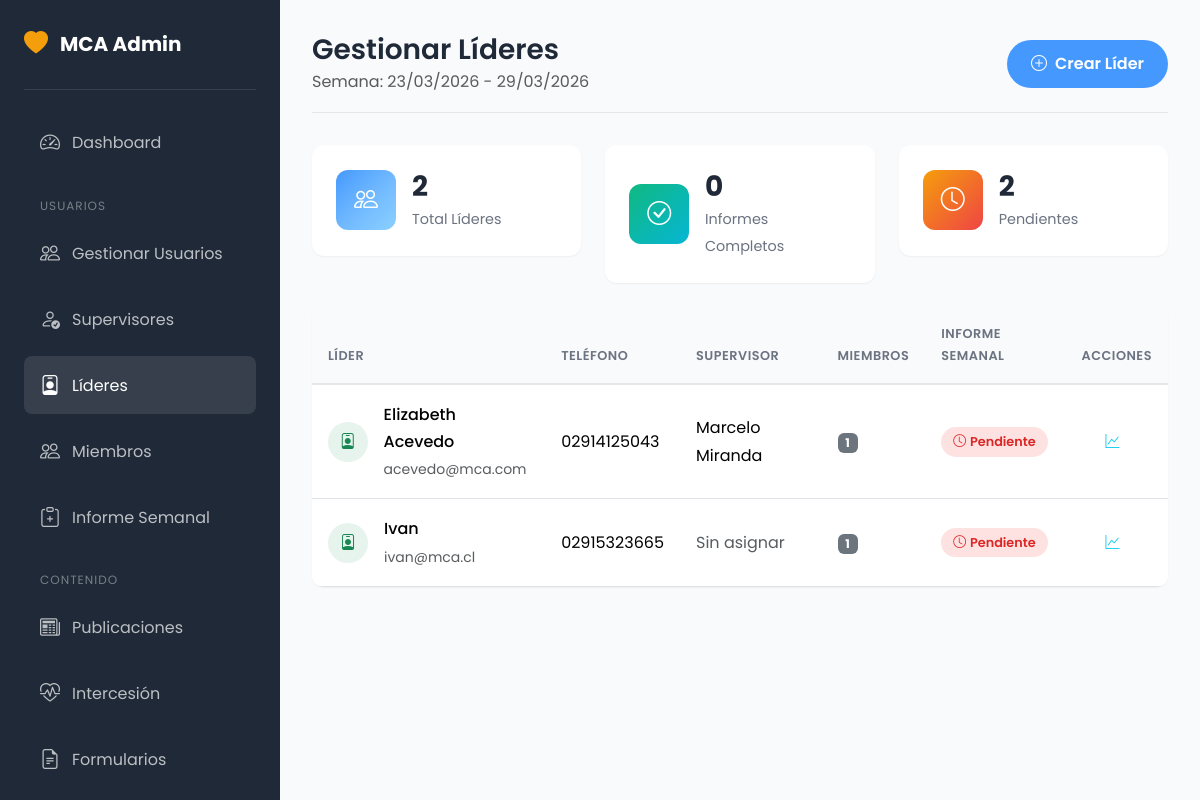
Screenshot of /admin/lideres.php (signed in) with the database file from the repository.
### tables this page shows
CREATE TABLE `users` (
  `id` int(11) NOT NULL,
  `username` varchar(50) NOT NULL,
  `email` varchar(100) NOT NULL,
  `password` varchar(255) NOT NULL,
  `full_name` varchar(100) NOT NULL,
  `phone` varchar(20) DEFAULT NULL,
  `role` enum('admin','supervisor','lider','admin_jovenes','admin_mujeres','admin_varones','admin_juveniles','admin_evangelismo','admin_intercesion','user') NOT NULL DEFAULT 'user',
  `is_active` tinyint(1) NOT NULL DEFAULT 1,
  `created_at` timestamp NOT NULL DEFAULT current_timestamp(),
  `updated_at` timestamp NOT NULL DEFAULT current_timestamp() ON UPDATE current_timestamp()
);

### includes/functions.php (called while the page is built, shortened)
<?php
function sanitize($input) {
    return htmlspecialchars(trim($input), ENT_QUOTES, 'UTF-8');
}
function formatDate($date, $format = 'd/m/Y') {
    return date($format, strtotime($date));
}
function getWeekRange($date = null) {
    if (!$date) $date = date('Y-m-d');
    $timestamp = strtotime($date);
    $dayOfWeek = date('w', $timestamp);
    $monday = date('Y-m-d', strtotime("-$dayOfWeek days +1 day", $timestamp));
    $sunday = date('Y-m-d', strtotime("+6 days", strtotime($monday)));
    return ['inicio' => $monday, 'fin' => $sunday];
}
function getLeaderMembers($liderId) {
    try {
        $pdo = getConnection();
        $stmt = $pdo->prepare("SELECT * FROM miembros WHERE lider_id = ? AND is_active = 1 ORDER BY nombre");
        $stmt->execute([$liderId]);
        return $stmt->fetchAll();
    } catch (Exception $e) {
        return [];
    }
}
function getAllLeaders() {
    try {
        $pdo = getConnection();
        $stmt = $pdo->query("SELECT * FROM users WHERE role = 'lider' AND is_active = 1 ORDER BY full_name");
        return $stmt->fetchAll();
    } catch (Exception $e) {
        return [];
    }
}

### admin/lideres.php (the view, shortened to what this page needs)
<?php
require_once __DIR__ . '/../includes/functions.php';
$pdo = getConnection();
$lideres = getAllLeaders();
$weekRange = getWeekRange();
$lideresData = [];
foreach ($lideres as $lider) {
    $stmt = $pdo->prepare("SELECT * FROM informes_semanales WHERE lider_id = ? AND semana_inicio = ?");
    $stmt->execute([$lider['id'], $weekRange['inicio']]);
    $informe = $stmt->fetch();
    $miembros = getLeaderMembers($lider['id']);
    $stmt = $pdo->prepare("SELECT u.full_name FROM supervisor_lideres sl JOIN users u ON sl.supervisor_id = u.id WHERE sl.lider_id = ?");
    $stmt->execute([$lider['id']]);
    $supervisor = $stmt->fetchColumn();
    $lideresData[] = [
        'lider' => $lider,
        'miembros_count' => count($miembros),
        'supervisor' => $supervisor,
        'informe' => $informe,
        'informe_estado' => $informe ? $informe['estado'] : 'pendiente'
    ];
}
$pageTitle = 'Gestionar Líderes';
?>
<!DOCTYPE html>
<html lang="es">
<head>
    <link href="https://cdn.jsdelivr.net/npm/bootstrap@5.3.2/dist/css/bootstrap.min.css" rel="stylesheet">
    <link href="https://cdn.jsdelivr.net/npm/bootstrap-icons@1.11.1/font/bootstrap-icons.css" rel="stylesheet">
    <link href="<?= BASE_URL ?>/public/css/style.css" rel="stylesheet">
</head>
<body>
    <?php include __DIR__ . '/sidebar.php'; ?>
    <div class="admin-content">
        <div class="admin-header">
            <div>
                <h1><?= $pageTitle ?></h1>
                <p class="text-muted mb-0">Semana: <?= formatDate($weekRange['inicio']) ?> - <?= formatDate($weekRange['fin']) ?></p>
            </div>
            <a href="<?= BASE_URL ?>/admin/usuarios.php" class="btn btn-primary">
                <i class="bi bi-plus-circle me-2"></i>Crear Líder
            </a>
        </div>
        <div class="row g-4 mb-4">
            <div class="col-lg-4 col-md-6">
                <div class="stat-card">
                    <div class="icon primary">
                        <i class="bi bi-people"></i>
                    </div>
                    <div class="info">
                        <h3><?= count($lideres) ?></h3>
                        <span>Total Líderes</span>
                    </div>
                </div>
            </div>
            <div class="col-lg-4 col-md-6">
                <div class="stat-card">
                    <div class="icon success">
                        <i class="bi bi-check-circle"></i>
                    </div>
                    <div class="info">
                        <h3><?= count(array_filter($lideresData, fn($l) => $l['informe_estado'] === 'completado')) ?></h3>
                        <span>Informes Completos</span>
                    </div>
                </div>
            </div>
            <div class="col-lg-4 col-md-6">
                <div class="stat-card">
                    <div class="icon warning">
                        <i class="bi bi-clock"></i>
                    </div>
                    <div class="info">
                        <h3><?= count(array_filter($lideresData, fn($l) => $l['informe_estado'] !== 'completado')) ?></h3>
                        <span>Pendientes</span>
                    </div>
                </div>
            </div>
        </div>
        <div class="data-table">
            <table class="table">
                <thead>
                    <tr>
                        <th>Líder</th>
                        <th>Teléfono</th>
                        <th>Supervisor</th>
                        <th>Miembros</th>
                        <th>Informe Semanal</th>
                        <th>Acciones</th>
                    </tr>
                </thead>
                <tbody>
                    <?php foreach ($lideresData as $data): ?>
                    <tr>
                        <td>
                            <div class="d-flex align-items-center">
                                <div class="rounded-circle bg-success bg-opacity-10 d-flex align-items-center justify-content-center me-3" style="width: 40px; height: 40px;">
                                    <i class="bi bi-person-badge text-success"></i>
                                </div>
                                <div>
                                    <p class="mb-0 fw-medium"><?= sanitize($data['lider']['full_name']) ?></p>
                                    <small class="text-muted"><?= sanitize($data['lider']['email']) ?></small>
                                </div>
                            </div>
                        </td>
                        <td><?= sanitize($data['lider']['phone']) ?: '-' ?></td>
                        <td><?= $data['supervisor'] ? sanitize($data['supervisor']) : '<span class="text-muted">Sin asignar</span>' ?></td>
                        <td><span class="badge bg-secondary"><?= $data['miembros_count'] ?></span></td>
                        <td>
                            <?php if ($data['informe_estado'] === 'completado'): ?>
                            <span class="status-badge active"><i class="bi bi-check-circle me-1"></i>Completado</span>
                            <?php elseif ($data['informe_estado'] === 'borrador'): ?>
                            <span class="status-badge" style="background: #fef3c7; color: #92400e;"><i class="bi bi-pencil me-1"></i>Borrador</span>
                            <?php else: ?>
                            <span class="status-badge inactive"><i class="bi bi-clock me-1"></i>Pendiente</span>
                            <?php endif; ?>
                        </td>
                        <td>
                            <a href="<?= BASE_URL ?>/admin/lider-stats.php?id=<?= $data['lider']['id'] ?>" class="btn btn-sm btn-outline-info">
                                <i class="bi bi-graph-up"></i>
                            </a>
                        </td>
                    </tr>
                    <?php endforeach; ?>
                </tbody>
            </table>
        </div>
    </div>
</body>
</html>

### public/css/style.css (style rules this page uses)
:root { --primary-color: #4599FE; --primary-dark: #2f7CE6; --primary-light: #74B9FF; --secondary-color: #f59e0b; --secondary-dark: #d97706; --accent-color: #10b981; --dark-color: #1f2937; --light-color: #f3f4f6; --gradient-primary: linear-gradient(135deg, #4599FE 0%, #6FB8FF 50%, #8BD0FF 100%); --gradient-secondary: linear-gradient(135deg, #f59e0b 0%, #ef4444 100%); --gradient-accent: linear-gradient(135deg, #10b981 0%, #06b6d4 100%); --gradient-dark: linear-gradient(135deg, #1f2937 0%, #374151 100%); --font-primary: 'Poppins', sans-serif; --font-display: 'Playfair Display', serif; --shadow-sm: 0 1px 2px rgba(0,0,0,0.05); --shadow-md: 0 4px 6px -1px rgba(0,0,0,0.1), 0 2px 4px -1px rgba(0,0,0,0.06); --shadow-lg: 0 10px 15px -3px rgba(0,0,0,0.1), 0 4px 6px -2px rgba(0,0,0,0.05); --shadow-xl: 0 20px 25px -5px rgba(0,0,0,0.1), 0 10px 10px -5px rgba(0,0,0,0.04); --border-radius: 12px; --transition: all 0.3s ease; }
* { margin: 0; padding: 0; box-sizing: border-box; }
body { font-family: var(--font-primary); font-size: 16px; line-height: 1.7; color: var(--dark-color); background-color: #ffffff; overflow-x: hidden; }
html { overflow-x: hidden; }
h1, h2, h3, h4, h5, h6 { font-family: var(--font-primary); font-weight: 600; line-height: 1.3; margin-bottom: 1rem; }
a { text-decoration: none; transition: var(--transition); }
.btn { font-weight: 600; padding: 0.75rem 1.5rem; border-radius: 50px; transition: var(--transition); border: none; }
.btn-primary { background: var(--primary-color); color: white; }
.admin-content { margin-left: 280px; padding: 2rem; min-height: 100vh; background: #f8fafc; }
.admin-header { display: flex; justify-content: space-between; align-items: center; margin-bottom: 2rem; padding-bottom: 1rem; border-bottom: 1px solid #e5e7eb; }
.admin-header h1 { font-size: 1.75rem; margin-bottom: 0; }
.stat-card { background: white; border-radius: var(--border-radius); padding: 1.5rem; box-shadow: var(--shadow-sm); display: flex; align-items: center; gap: 1rem; }
.stat-card .icon { width: 60px; height: 60px; border-radius: 12px; display: flex; align-items: center; justify-content: center; font-size: 1.5rem; color: white; }
.stat-card .icon.primary { background: var(--gradient-primary); }
.stat-card .icon.success { background: var(--gradient-accent); }
.stat-card .icon.warning { background: var(--gradient-secondary); }
.stat-card .info h3 { font-size: 1.75rem; font-weight: 700; margin-bottom: 0; }
.stat-card .info span { color: #6b7280; font-size: 0.9rem; }
.data-table { background: white; border-radius: var(--border-radius); box-shadow: var(--shadow-sm); overflow: hidden; }
.data-table .table { margin-bottom: 0; }
.data-table .table th { background: #f8fafc; font-weight: 600; text-transform: uppercase; font-size: 0.8rem; letter-spacing: 0.5px; color: #6b7280; border-bottom: 2px solid #e5e7eb; padding: 1rem; }
.data-table .table td { padding: 1rem; vertical-align: middle; }
.status-badge { display: inline-block; padding: 0.25rem 0.75rem; border-radius: 50px; font-size: 0.8rem; font-weight: 600; }
.status-badge.inactive { background: #fee2e2; color: #dc2626; }
.container, .container-fluid, .row { box-sizing: border-box; }

### rows the page displays
users: full_name "Elizabeth Acevedo", email "acevedo@mca.com", phone "02914125043", supervisor "Marcelo Miranda", miembros_count "1"
users: full_name "Ivan", email "ivan@mca.cl", phone "02915323665", shows "Sin asignar", miembros_count "1"

### other values shown
$pageTitle "Gestionar Líderes"
formatDate($weekRange['inicio']) "23/03/2026"
formatDate($weekRange['fin']) "29/03/2026"
count($lideres) "2"
